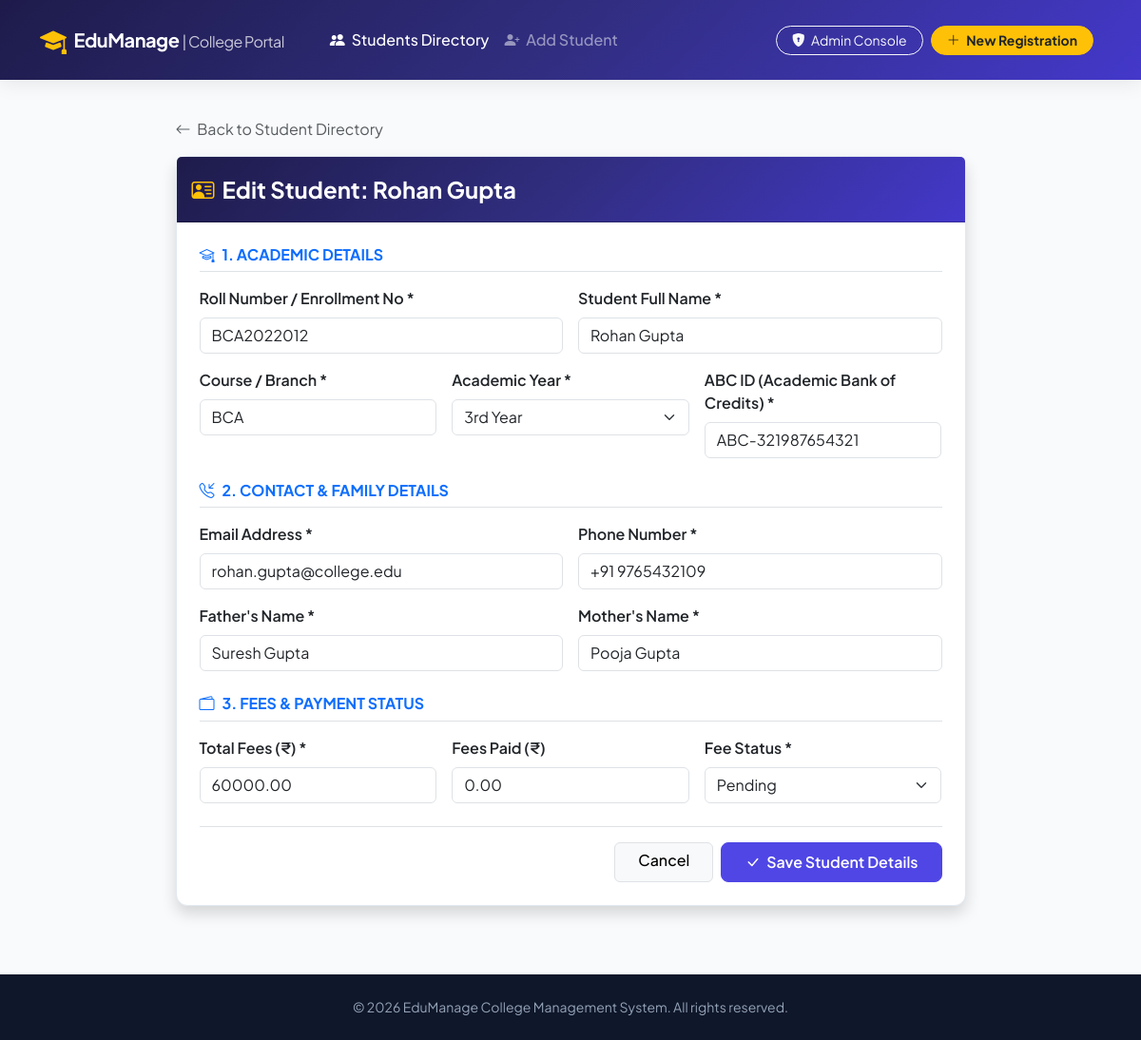
The page /edit/3/ on the database its author committed.
### students/models.py (models this page shows, shortened)
class Student(models.Model):
    YEAR_CHOICES = [
        ('1st Year', '1st Year'),
        ('2nd Year', '2nd Year'),
        ('3rd Year', '3rd Year'),
        ('4th Year', '4th Year'),
        ('PG - 1st Year', 'PG - 1st Year'),
        ('PG - 2nd Year', 'PG - 2nd Year'),
    ]
    FEE_STATUS_CHOICES = [
        ('Paid', 'Paid'),
        ('Pending', 'Pending'),
        ('Partial', 'Partial'),
    ]
    roll_number = models.CharField(max_length=30, unique=True, verbose_name="Roll Number / Enrollment ID")
    name = models.CharField(max_length=100, verbose_name="Student Name")
    phone = models.CharField(max_length=15, verbose_name="Phone Number")
    email = models.EmailField(max_length=100, verbose_name="Email Address")
    course = models.CharField(max_length=100, verbose_name="Course / Branch")
    academic_year = models.CharField(max_length=50, choices=YEAR_CHOICES, default='1st Year', verbose_name="Academic Year")
    father_name = models.CharField(max_length=100, verbose_name="Father's Name")
    mother_name = models.CharField(max_length=100, verbose_name="Mother's Name")
    abc_id = models.CharField(max_length=50, verbose_name="ABC ID (Academic Bank of Credits)")
    fees = models.DecimalField(max_digits=10, decimal_places=2, default=0.00, verbose_name="Total Fees (₹)")
    fees_paid = models.DecimalField(max_digits=10, decimal_places=2, default=0.00, verbose_name="Fees Paid (₹)")
    fee_status = models.CharField(max_length=20, choices=FEE_STATUS_CHOICES, default='Pending', verbose_name="Fee Status")
    created_at = models.DateTimeField(auto_now_add=True)
    class Meta:
        ordering = ['-created_at']

### students/views.py (the view)
# urls.py: path('edit/<int:pk>/', views.student_update, name='student_edit'),
def student_update(request, pk):
    student = get_object_or_404(Student, pk=pk)
    if request.method == 'POST':
        form = StudentForm(request.POST, instance=student)
        if form.is_valid():
            form.save()
            messages.success(request, f"Student '{student.name}' updated successfully!")
            return redirect('student_list')
        else:
            messages.error(request, "Please correct the errors in the form.")
    else:
        form = StudentForm(instance=student)
    return render(request, 'students/student_form.html', {'form': form, 'student': student, 'title': f'Edit Student: {student.name}'})

### students/templates/students/student_form.html (shortened to what this page needs)
{% extends 'students/base.html' %}
{% block content %}
<div class="row justify-content-center my-4">
    <div class="col-lg-9">
        <div class="mb-3">
            <a href="{% url 'student_list' %}" class="text-decoration-none text-muted">
                <i class="bi bi-arrow-left me-1"></i> Back to Student Directory
            </a>
        </div>
        <div class="card card-custom shadow">
            <div class="card-header bg-gradient-primary text-white py-3">
                <div class="d-flex align-items-center gap-2">
                    <i class="bi bi-person-vcard fs-4 text-warning"></i>
                    <h4 class="mb-0 fw-bold">{{ title }}</h4>
                </div>
            </div>
            <div class="card-body p-4">
                <form method="POST" novalidate>
                    <div class="mb-4">
                        <h6 class="text-primary fw-bold text-uppercase border-bottom pb-2 mb-3">
                            <i class="bi bi-mortarboard me-2"></i>1. Academic Details
                        </h6>
                        <div class="row g-3">
                            <div class="col-md-6">
                                <label class="form-label fw-semibold">Roll Number / Enrollment No *</label>
                                {{ form.roll_number }}
                            </div>
                            <div class="col-md-6">
                                <label class="form-label fw-semibold">Student Full Name *</label>
                                {{ form.name }}
                            </div>
                            <div class="col-md-4">
                                <label class="form-label fw-semibold">Course / Branch *</label>
                                {{ form.course }}
                            </div>
                            <div class="col-md-4">
                                <label class="form-label fw-semibold">Academic Year *</label>
                                {{ form.academic_year }}
                            </div>
                            <div class="col-md-4">
                                <label class="form-label fw-semibold">ABC ID (Academic Bank of Credits) *</label>
                                {{ form.abc_id }}
                            </div>
                        </div>
                    </div>
                    <div class="mb-4">
                        <h6 class="text-primary fw-bold text-uppercase border-bottom pb-2 mb-3">
                            <i class="bi bi-telephone-inbound me-2"></i>2. Contact & Family Details
                        </h6>
                        <div class="row g-3">
                            <div class="col-md-6">
                                <label class="form-label fw-semibold">Email Address *</label>
                                {{ form.email }}
                            </div>
                            <div class="col-md-6">
                                <label class="form-label fw-semibold">Phone Number *</label>
                                {{ form.phone }}
                            </div>
                            <div class="col-md-6">
                                <label class="form-label fw-semibold">Father's Name *</label>
                                {{ form.father_name }}
                            </div>
                            <div class="col-md-6">
                                <label class="form-label fw-semibold">Mother's Name *</label>
                                {{ form.mother_name }}
                            </div>
                        </div>
                    </div>
                    <div class="mb-4">
                        <h6 class="text-primary fw-bold text-uppercase border-bottom pb-2 mb-3">
                            <i class="bi bi-wallet2 me-2"></i>3. Fees & Payment Status
                        </h6>
                        <div class="row g-3">
                            <div class="col-md-4">
                                <label class="form-label fw-semibold">Total Fees (₹) *</label>
                                {{ form.fees }}
                            </div>
                            <div class="col-md-4">
                                <label class="form-label fw-semibold">Fees Paid (₹)</label>
                                {{ form.fees_paid }}
                            </div>
                            <div class="col-md-4">
                                <label class="form-label fw-semibold">Fee Status *</label>
                                {{ form.fee_status }}
                            </div>
                        </div>
                    </div>
                    <div class="pt-3 border-top d-flex gap-2 justify-content-end">
                        <a href="{% url 'student_list' %}" class="btn btn-light border px-4 fw-medium">
                            Cancel
                        </a>
                        <button type="submit" class="btn btn-primary-custom px-4">
                            <i class="bi bi-check-lg me-1"></i> Save Student Details
                        </button>
                    </div>
                </form>
            </div>
        </div>
    </div>
</div>
{% endblock %}

### students/templates/students/base.html (style rules this page uses)
body { font-family: 'Plus Jakarta Sans', sans-serif; background-color: #f8fafc; color: #334155; min-height: 100vh; display: flex; flex-direction: column; }
.bg-gradient-primary { background: linear-gradient(135deg, #1e1b4b 0%, #312e81 50%, #4338ca 100%); }
.card-custom { border: 1px solid #e2e8f0; border-radius: 12px; transition: all 0.25s ease-in-out; background: #ffffff; }
.btn-primary-custom { background: #4f46e5; border-color: #4f46e5; color: white; font-weight: 600; border-radius: 8px; padding: 0.5rem 1.25rem; transition: all 0.2s; }

### rows shown on the page
Student: roll_number "BCA2022012", name "Rohan Gupta", course "BCA", academic_year "3rd Year", abc_id "ABC-321987654321", email "rohan.gupta@college.edu", phone "+91 9765432109", father_name "Suresh Gupta", mother_name "Pooja Gupta", fees "60000.00", fees_paid "0.00", fee_status "Pending"

### other values the page prints
{{ title }} "Edit Student: Rohan Gupta"
